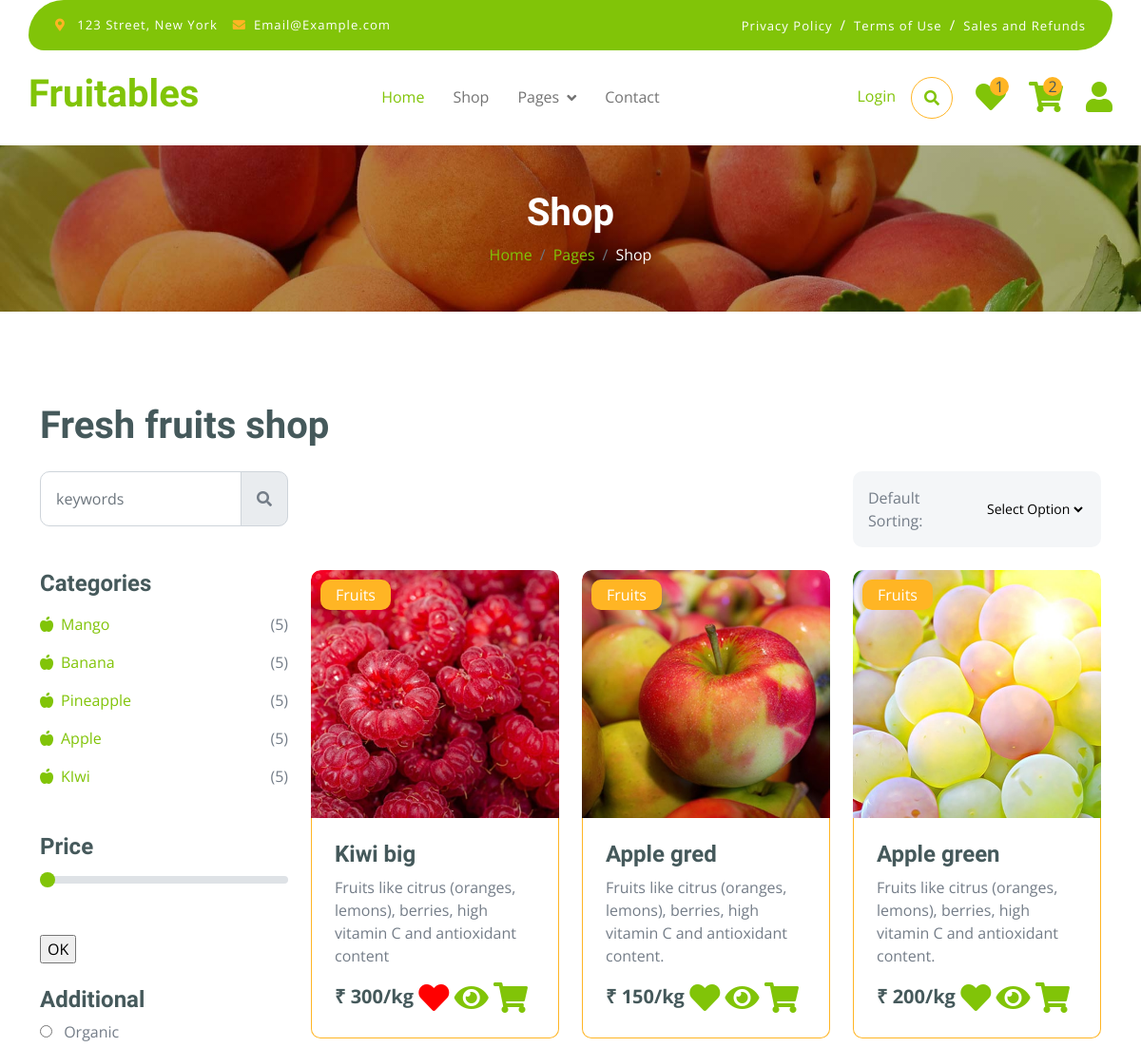
The page /shop (upper part) on the database as committed earlier.
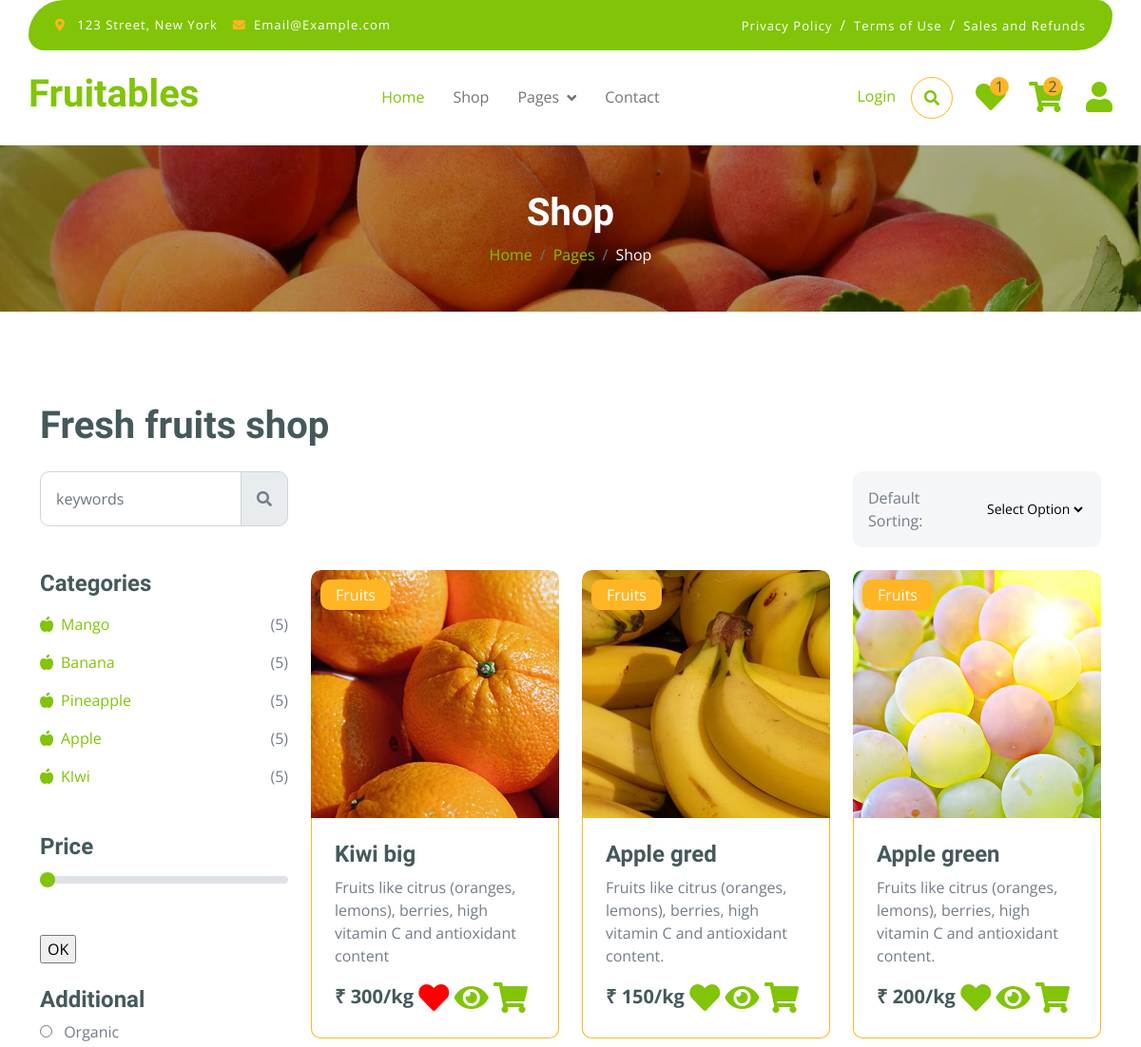
The same page on the database as committed later.
### myapp/models.py (models this page shows, shortened)
class Product(models.Model):
    cate_id=models.ForeignKey(Category,on_delete=models.CASCADE,blank=True,null=True)
    name=models.CharField(max_length=50,blank=True,null=True)
    image=models.ImageField(upload_to="madia",blank=True,null=True)
    dec=models.TextField()
    price=models.IntegerField()

### myapp/views.py (the view)
# urls.py: path('shop', views.shop, name='shop'),
def shop(request):
    cid=Category.objects.all()
    cat=request.GET.get("cat")
    pid=Product.objects.all().order_by("-id")
    wish_count=Add_to_wishlist.objects.all().count()
    cart_count=Add_to_cart.objects.all().count()
    sort_by=request.GET.get('sort_by')
    wishlist_product=Add_to_wishlist.objects.all()
    l1=[]
    for i in wishlist_product:
        l1.append(i.product_id.id)
    if cat:
        pid=Product.objects.filter(cate_id=cat)
    elif sort_by == 'price_lth':
        pid = Product.objects.all().order_by('price')
    elif sort_by == 'price_htl':
        pid = Product.objects.all().order_by('-price')
    elif sort_by == 'name_atz':
        pid = Product.objects.all().order_by('name')
    elif sort_by == 'name_zta':
        pid = Product.objects.all().order_by('-name')
    else:
        pid=Product.objects.all().order_by("-id")
    con={"cid":cid,"pid":pid,"cat":cat,"wish_count":wish_count,"cart_count":cart_count,"l1":l1,"sort_by":sort_by}
    return render(request,"shop.html",con)

### myapp/templates/shop.html (shortened to what the changed rows need)
{% extends "index.html" %}
{% load static %}
{% block content %}
        <div class="container-fluid page-header py-5">
            <h1 class="text-center text-white display-6">Shop</h1>
        </div>
        <div class="container-fluid fruite py-5">
            <div class="container py-5">
                <h1 class="mb-4">Fresh fruits shop</h1>
                <div class="row g-4">
                    <div class="col-lg-12">
                        <div class="row g-4">
                            <div class="col-lg-9">
                                <div class="row g-4 justify-content-center">
                                    {% for i in pid %}
                                    <div class="col-md-6 col-lg-6 col-xl-4">
                                        <div class="rounded position-relative fruite-item">
                                            <div class="fruite-img" style="height:300px width:300px;">
                                                <img src="{{ i.image.url }}" class="img-fluid w-100 rounded-top " style="height:300px width:300px;" alt="">
                                            </div>
                                            <div class="text-white bg-secondary px-3 py-1 rounded position-absolute" style="top: 10px; left: 10px;">Fruits</div>
                                            <div class="p-4 border border-secondary border-top-0 rounded-bottom">
                                                <h4>{{i.name}}</h4>
                                                <p>{{i.dec}}</p>
                                                <div class="d-flex justify-content-between flex-lg-wrap">
                                                    <p class="text-dark fs-5 fw-bold mb-0">₹ {{i.price}}/kg</p>
                                                    {% if i.id in l1 %}
                                                    <a href="{% url 'add_wish' i.id %}" class="">
                                                        <i class="fa fa-heart fa-2x" style="color:red;"></i></a>
                                                    {% else %}
                                                    <a href="{% url 'add_wish' i.id %}" class="">
                                                        <i class="fa fa-heart fa-2x" style="color:#81c408;"></i></a>
                                                    {% endif %}
                                                    <a href="{% url 'shop_detail1' i.id %}"><i class="fa fa-eye fa-2x"></i>  </a>
                                                    <a href="{% url 'add_cart' i.id %}"><i class="fa fa-shopping-cart me-2 text-primary fa-2x"></i></a>
                                                </div>
                                            </div>
                                        </div>
                                    </div>
                                    {% endfor %}
                                </div>
                            </div>
                        </div>
                    </div>
                </div>
            </div>
        </div>
{% endblock %}

Rows that differ between the two databases and show on the page:
changed Product "Kiwi big": image: a different picture
changed Product "Apple gred": image: a different picture
